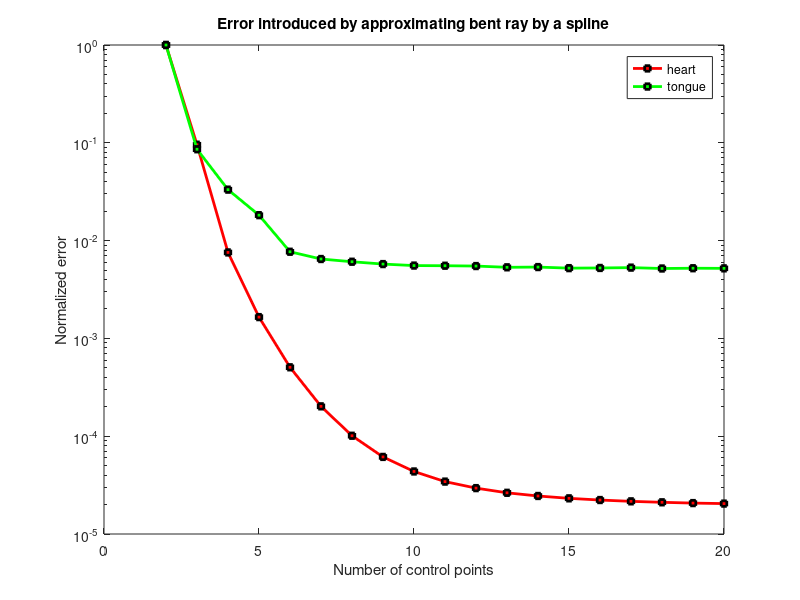

The MATLAB script that drew this image: (Note: this script raises an error after producing the figure.)
clc;
clear all;
close all;

abcissa = 2:20;

set(gca,'FontSize',12)

heartDataMean = [
    0.02875026731662125600,
    0.00274825956844097640,
    0.00021757953774322861,
    0.00004746025979648747,
    0.00001456266234415161,
    0.00000580652744253723,
    0.00000290574354736542,
    0.00000176513206150563,
    0.00000125335051044070,
    0.00000098738326048822,
    0.00000084687993805093,
    0.00000075837542631283,
    0.00000070371750536387,
    0.00000066577064117580,
    0.00000063969932034956,
    0.00000062022578522290,
    0.00000060636101559777,
    0.00000059528732590031,
    0.00000058816021081711];
    
heartDataMax = [
    7.27561254864655900000,
    3.42226778627140420000,
    0.01124380754183075900,
    0.00344813333957972580,
    0.00118464844692176970,
    0.00044780491759636450,
    0.00019105495572505345,
    0.00009830213611191798,
    0.00009480076883897392,
    0.00008863539514425093,
    0.00008697781790377309,
    0.00008506997466846772,
    0.00008365100984325797,
    0.00008402649947487872,
    0.00008270075346197123,
    0.00008233040174104978,
    0.00008195214667645686,
    0.00008245627404064375,
    0.00008197391810690566];
    
tongueDataMean = [
    0.00092220484048968581,
    0.00007922389530301231,
    0.00003061470812694536,
    0.00001678253610380214,
    0.00000709251906845081,
    0.00000597784641859018,
    0.00000560620065422586,
    0.00000530685346713641,
    0.00000512214335014304,
    0.00000510324159155037,
    0.00000506503361068551,
    0.00000491765346713275,
    0.00000494503886965513,
    0.00000482270193162149,
    0.00000484265036976593,
    0.00000488155455375184,
    0.00000478172530583692,
    0.00000481200229554399,
    0.00000479765346418503];

heartDataMeanNormalized = heartDataMean / heartDataMean(1);
tongueDataMeanNormalized = tongueDataMean / tongueDataMean(1);

semilogy(abcissa, heartDataMeanNormalized, '-rs','LineWidth',2, 'MarkerEdgeColor','k', 'MarkerFaceColor','r','MarkerSize',4);
hold all;
semilogy(abcissa, tongueDataMeanNormalized, '-gs','LineWidth',2, 'MarkerEdgeColor','k', 'MarkerFaceColor','g','MarkerSize',4);
cd('../plot2svg');
title('Error introduced by approximating bent ray by a spline');
xlabel('Number of control points');
ylabel('Normalized error');
legend('heart', 'tongue');
plot2svg('../spline_approximation/spline_approximation.svg');
cd('../spline_approximation');
